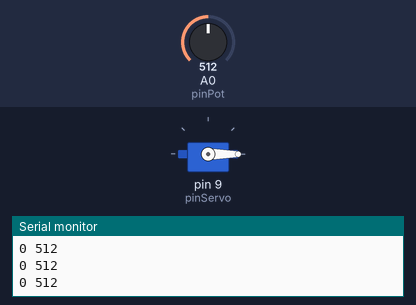
The sketch below on a simulated Arduino Uno, built with avr-gcc and run on an emulated ATmega328P. Shown: servo, the last lines printed to the serial monitor. Inputs (shaded band) come from the test bench; at power-on: A0 (pinPot) = 512.

Above: at 1.2 s.
1.3 s: A0 (pinPot) set to 595
2.8 s: A0 (pinPot) set to 626
At 3.27 s:
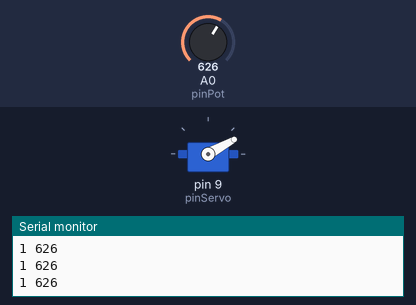
At 5.7 s:
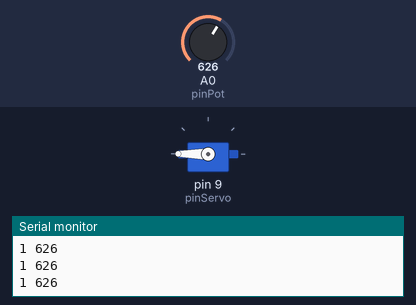
5.8 s: A0 (pinPot) set to 422
7.3 s: A0 (pinPot) set to 402
At 7.77 s:
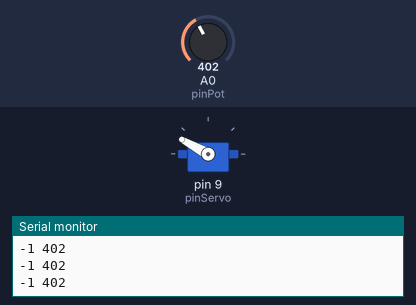
Timing chart, 0 to 11.3 s (numbered marks = the images above; inputs shaded):
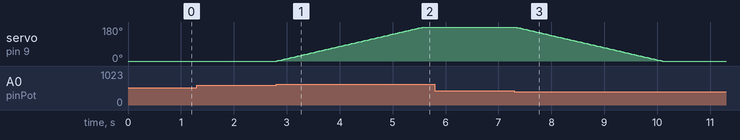

Measured:
- the behaviour switches between 610 and 611 on A0 (pinPot) (found by bisection; images 0 and 1)
- the behaviour switches between 412 and 411 on A0 (pinPot) (found by bisection; images 2 and 3)
- after the input at 2.8 s, servo on pin 9 (pinServo): moves from 0° to 180° over 2.8 s, starting at once
- after the input at 7.3 s, servo on pin 9 (pinServo): moves from 180° to 0° over 2.8 s, starting at once

The sketch:

Robot_Arm.ino
```cpp
// Circuit Key:
// Joystick or potentiometer should be plugged into A0
// Servo should be plugged into D9

#include <Servo.h>

Servo myServo;  // create servo object to control a servo

int pinPot = A0;  // analog pin used to connect the potentiometer
int val;    // variable to read the value from the analog pin
int pos;
int vel;
int pinServo = 9;

void setup() {

  myServo.attach(pinServo);  // attaches the servo on pin 9 to the servo object
  Serial.begin(9600);
}

void loop() {
  val = analogRead(pinPot);            // reads the value of the potentiometer (value between 0 and 1023)
  vel = getVelocity(val);
  pos = updatePos(pos, vel);     // scale it to use it with the servo (value between 0 and 180)
  Serial.print(vel); Serial.print(' ');
  Serial.println(val);
  myServo.write(pos);                  // sets the servo position according to the scaled value
  delay(15);                           // waits for the servo to get there
}

int getVelocity(int valGV){
  int velGV;
  valGV -= 511;
  if(abs(valGV) < 25){
    velGV = 0;
  }
  else{
    velGV = valGV/100;
  }

  return velGV;
}

int updatePos(int currentPosUP, int velUP){
  int newPos = currentPosUP;
  bool shouldUpdatePos = true;
  if(velUP < 0 && currentPosUP - velUP < 0){
    shouldUpdatePos = false;
  }
  if(velUP > 0 && currentPosUP + velUP > 180){
    shouldUpdatePos = false;
  }
  if(shouldUpdatePos){
    newPos = currentPosUP + velUP;
  }

  return newPos;
}
```
